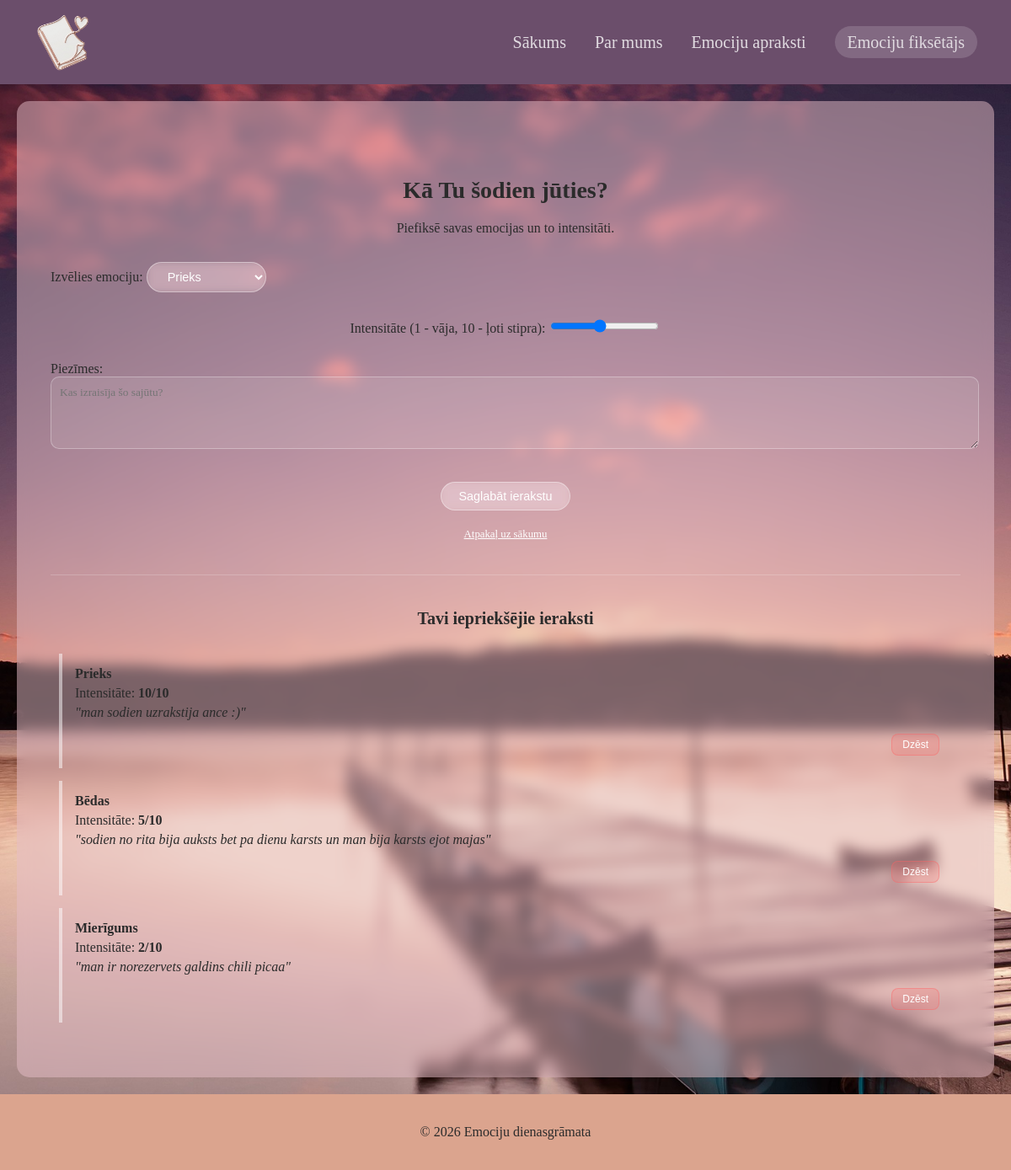
The app's page /log_mood with its own data.
### tables this page shows
CREATE TABLE mood_logs (
	id INTEGER NOT NULL PRIMARY KEY AUTOINCREMENT,
	emotion_id INTEGER,
	intensity INTEGER,
	note TEXT,
	CONSTRAINT mood_logs_emotions_FK FOREIGN KEY (emotion_id) REFERENCES emotions(id)
);

CREATE TABLE emotions (
	id INTEGER NOT NULL PRIMARY KEY AUTOINCREMENT,
	vards TEXT NOT NULL,
	apraksts TEXT,
	category_id INTEGER NOT NULL, garaks_apraksts TEXT,
	CONSTRAINT emotions_categories_FK FOREIGN KEY (category_id) REFERENCES categories(id)
);

### app.py (the view, shortened to what this page needs)
@app.route('/log_mood', methods=['GET', 'POST'])
def log_mood():
    conn = get_db_connection()
    emotions = conn.execute('SELECT * FROM emotions').fetchall()
    logs = conn.execute('''
        SELECT mood_logs.*, emotions.vards
        FROM mood_logs
        JOIN emotions ON mood_logs.emotion_id = emotions.id
    ''').fetchall()
    conn.close()
    return render_template('log_mood.html', emotions=emotions, logs=logs)

### app.py (called while the page is built)
def get_db_connection():
    db = Path(__file__).parent / "emociju-dienasgramata.db"
    conn = sqlite3.connect(db)
    conn.row_factory = sqlite3.Row
    return conn

### templates/log_mood.html (shortened to what this page needs)
{% extends "base.html" %}
{% block content %}
<div class="main-glass-box" style="margin-top: 50px;">
    <h2>Kā Tu šodien jūties?</h2>
    <p>Piefiksē savas emocijas un to intensitāti.</p>
    <form action="{{ url_for('log_mood') }}" method="POST">
        <div class="form-group">
            <label>Izvēlies emociju:</label>
            <select name="emotion_id" class="btn" style="background: rgba(255,255,255,0.1); color: black;">
                {% for emotion in emotions %}
                    <option value="{{ emotion.id }}">{{ emotion.vards }}</option>
                {% endfor %}
            </select>
        </div>
        <div style="margin: 30px 0;">
            <label>Intensitāte (1 - vāja, 10 - ļoti stipra):</label>
            <input type="range" name="intensity" min="1" max="10" value="5" class="slider">
        </div>
        <div class="form-group">
            <label>Piezīmes:</label>
            <textarea name="note" placeholder="Kas izraisīja šo sajūtu?" rows="4"></textarea>
        </div>
        <button type="submit" class="btn">Saglabāt ierakstu</button>
        <br><br>
        <a href="{{ url_for('index') }}" style="color: white; font-size: 0.8rem;">Atpakaļ uz sākumu</a>
    </form>
</div>
<hr style="margin: 40px 0; border: 0; border-top: 1px solid rgba(255,255,255,0.2);">
<h3>Tavi iepriekšējie ieraksti</h3>
<div class="logs-container">
    {% for log in logs %}
    <div class="main-glass-box" style="margin-bottom: 15px; padding: 15px; text-align: left; position: relative;">
    <div style="display: flex; justify-content: space-between; align-items: center;">
        <strong>{{ log.vards }}</strong>
    </div>
    <div style="margin: 5px 0;">
        <span>Intensitāte: <strong>{{ log.intensity }}/10</strong></span>
    </div>
    {% if log.note %}
        <p style="font-style: italic; margin-top: 5px;">"{{ log.note }}"</p>
    {% endif %}
    <form action="{{ url_for('delete_log', log_id=log.id) }}" method="POST" style="margin-top: 10px; text-align: right;">
        <button type="submit" class="delete-btn" onclick="return confirm('Vai tiešām vēlies dzēst šo ierakstu?')">Dzēst</button>
    </form>
</div>
    {% else %}
        <p>Vēl nav neviena ieraksta. Sāc savu dienasgrāmatu!</p>
    {% endfor %}
</div>
{% endblock %}

### static/style.css (style rules this page uses)
body { font-family:Cambria, Cochin, Georgia, Times, 'Times New Roman', serif; background-image: url("/static/images/your_background.jpg"); background-attachment: fixed; background-size: cover; background-position: center; background-repeat: no-repeat; color: #2b2b2b; margin: 0; padding: 0; }
.btn { display: inline-block; margin-top: 15px; padding: 8px 20px; background: rgba(255, 255, 255, 0.2); border: 1px solid rgba(255, 255, 255, 0.4); border-radius: 20px; color: white !important; text-decoration: none; font-size: 0.9rem; font-weight: 500; transition: all 0.3s ease; backdrop-filter: blur(5px); }
.form-group { margin-bottom: 20px; text-align: left; }
textarea { width: 100%; background: rgba(255, 255, 255, 0.1); border: 1px solid rgba(255, 255, 255, 0.3); border-radius: 10px; padding: 10px; color: white; font-family: inherit; }
.logs-container { max-height: 500px; overflow-y: auto; padding: 10px; }
.logs-container .main-glass-box { border-left: 4px solid rgba(255, 255, 255, 0.5); }
.delete-btn { background: rgba(255, 100, 100, 0.2); color: white; border: 1px solid rgba(255, 100, 100, 0.4); padding: 5px 12px; border-radius: 8px; font-size: 0.75rem; cursor: pointer; transition: 0.3s; }
select option { background-color: white; color: #333; }
select { color: white; background: rgba(255, 255, 255, 0.2); border: 1px solid rgba(255, 255, 255, 0.3); padding: 8px; border-radius: 10px; cursor: pointer; }
h2 { font-size: 28px; margin-bottom: 20px; color: #2b2b2b; text-align: center; }
h3 { font-size: 20px; margin-bottom: 20px; color: #2b2b2b; text-align: center; }

### records on screen
mood_logs: vards "Prieks", intensity "10", note "man sodien uzrakstija ance :)"
mood_logs: vards "Bēdas", intensity "5", note "sodien no rita bija auksts bet pa dienu karsts un man bija karsts ejot majas"
mood_logs: vards "Mierīgums", intensity "2", note "man ir norezervets galdins chili picaa"

### other values on screen
form field emotion_id "Prieks"
